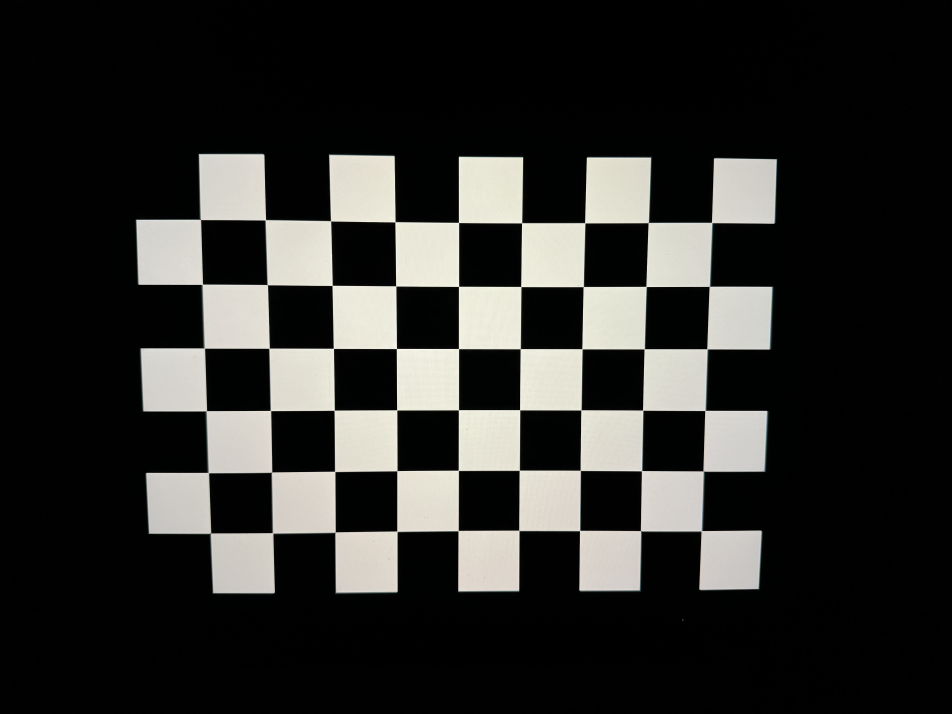
#> input picture data/calibration_aaa/IMG_6093.jpg, 5712 x 4284 px (shown at 1/6 size); its folder holds 4 pictures in this run
$ python calibrate.py
#> lines starting #> are read from the running program, lines starting #| are printed output that depends on the picture; after the words box and inside, x2 and y2 are one past the last pixel; in counts of white or black regions, pixels touching at a corner belong together
#!/usr/bin/env python3
import json

import cv2
import numpy as np
import os
import glob

# Defining the dimensions of checkerboard
CHECKERBOARD = (6, 9)
criteria = (cv2.TERM_CRITERIA_EPS + cv2.TERM_CRITERIA_MAX_ITER, 30, 0.001)

# Creating vector to store vectors of 3D points for each checkerboard image
objpoints = []
# Creating vector to store vectors of 2D points for each checkerboard image
imgpoints = []

# Defining the world coordinates for 3D points
objp = np.zeros((1, CHECKERBOARD[0] * CHECKERBOARD[1], 3), np.float32)
objp[0, :, :2] = np.mgrid[0:CHECKERBOARD[0], 0:CHECKERBOARD[1]].T.reshape(-1, 2)
prev_img_shape = None

# Extracting path of individual image stored in a given directory
images = glob.glob('./data/calibration_aaa/*.jpg')
for fname in images:
    img = cv2.imread(fname)
#> img is the input picture: shape (4284, 5712, 3); mean B, G, R 43.4, 45.7, 45.9
    hsv = cv2.cvtColor(img, cv2.COLOR_BGR2HSV)
#> hsv: shape (4284, 5712, 3); mean H, S, V 15.9, 35.7, 46.3
    gray = cv2.cvtColor(img, cv2.COLOR_BGR2GRAY)

    lowerb = np.array([0, 0, 196])
    upperb = np.array([226, 43, 255])
    frame_threshold = cv2.inRange(hsv, lowerb, upperb)
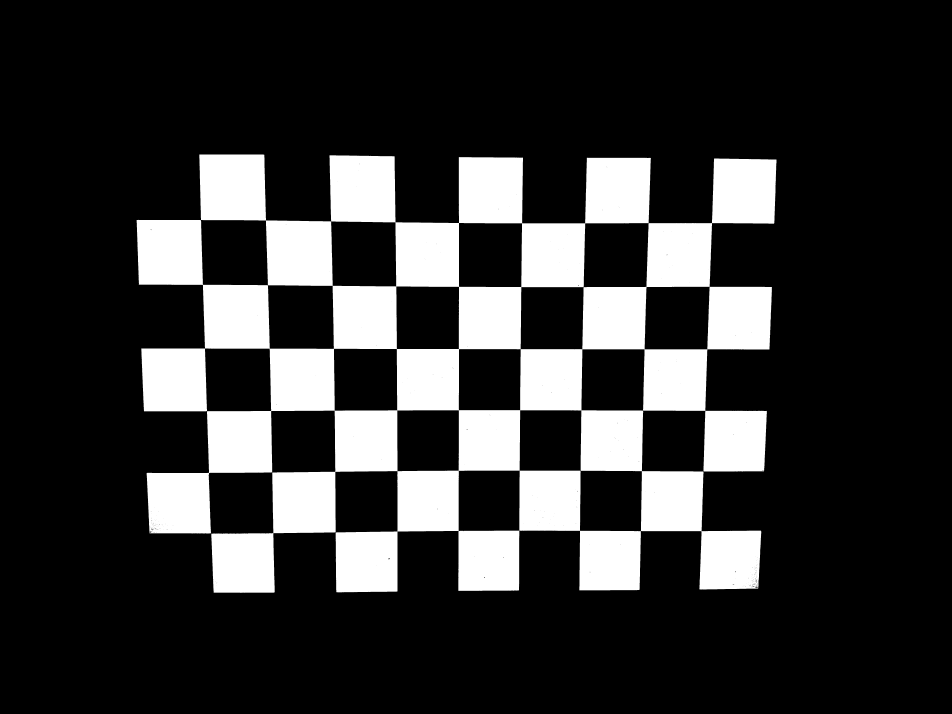
#> frame_threshold: shape (4284, 5712) (shown at 1/6 size); 20% white; 5 white regions (4 under 20 px), largest, box (x1, y1, x2, y2) and area: (819, 927, 4659, 3557) 4892228

    krn = cv2.getStructuringElement(cv2.MORPH_RECT, (50, 30))
    dlt = cv2.dilate(frame_threshold, krn, iterations=5)
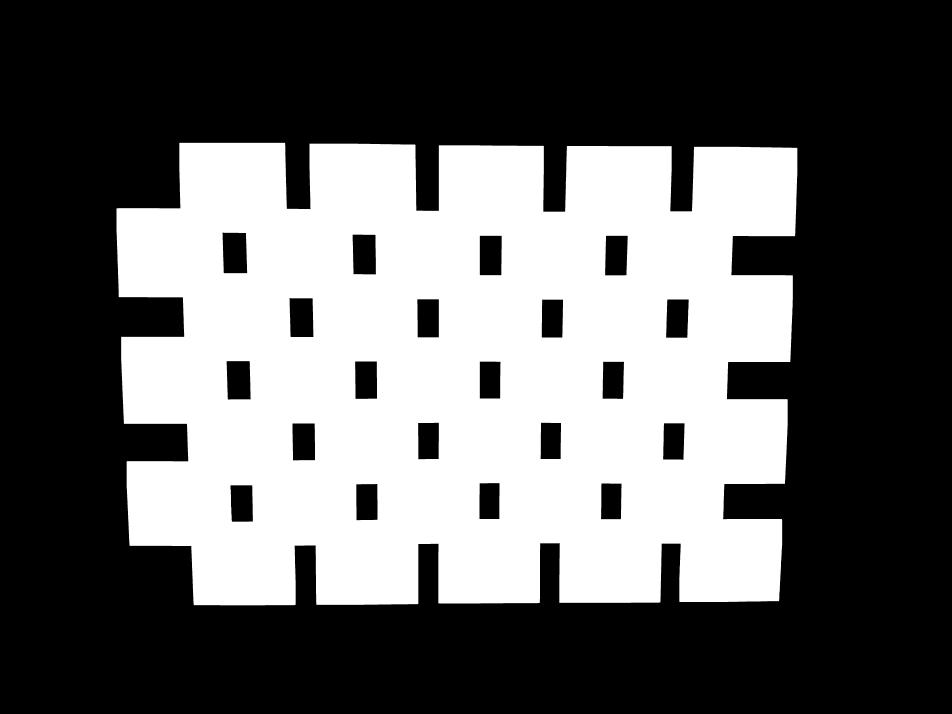
#> dlt: shape (4284, 5712) (shown at 1/6 size); 38.2% white; 1 white region, box (x1, y1, x2, y2) and area: (699, 857, 4784, 3632) 9351582
    res = 255 - cv2.bitwise_and(dlt, frame_threshold)

    res = np.uint8(res)
    ret, corners = cv2.findChessboardCorners(res, (6, 9),
                                             flags=cv2.CALIB_CB_ADAPTIVE_THRESH +
                                                   cv2.CALIB_CB_FAST_CHECK +
                                                   cv2.CALIB_CB_NORMALIZE_IMAGE)
#> ret = False; corners = None

    if ret:
        print(corners)
        objpoints.append(objp)
        # refining pixel coordinates for given 2d points.
        corners2 = cv2.cornerSubPix(gray, corners, (11, 11), (-1, -1), criteria)

        imgpoints.append(corners2)

        # Draw and display the corners
        # img = cv2.drawChessboardCorners(img, CHECKERBOARD, corners2, ret)
    else:
        print(f'No checkboard found in: {fname}')
#> pass 2 of the loop `for fname in images:`:
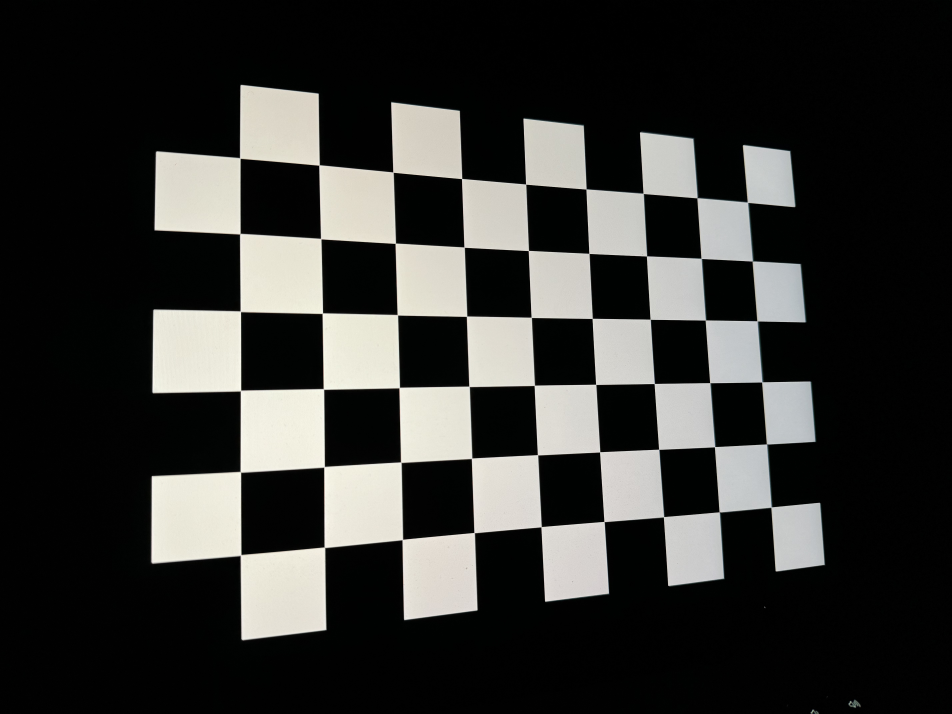
#> input picture data/calibration_aaa/IMG_6094.jpg, 5712 x 4284 px (shown at 1/6 size)
#> img is the input picture: shape (4284, 5712, 3); mean B, G, R 51.5, 53.8, 53.8
#> hsv: shape (4284, 5712, 3); mean H, S, V 24.7, 48.5, 54.5
#> `frame_threshold = cv2.inRange(hsv, lowerb, upperb)`:
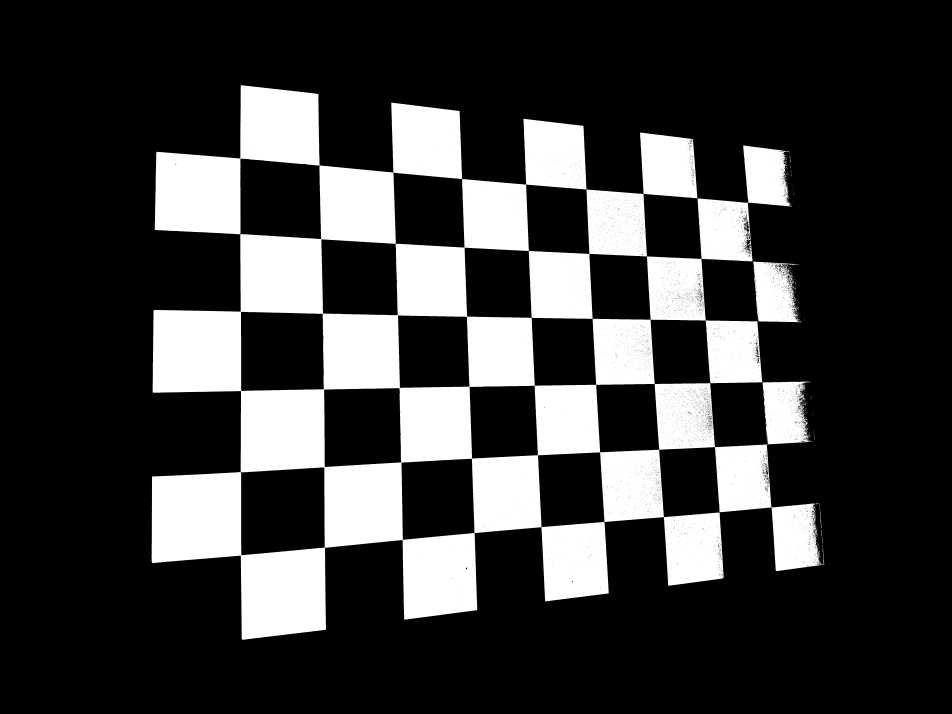
#> frame_threshold: shape (4284, 5712) (shown at 1/6 size); 23.4% white; 595 white regions (551 under 20 px), largest, box (x1, y1, x2, y2) and area: (916, 616, 4945, 3718) 4172511, (909, 2832, 1956, 3839) 525858, (928, 511, 1918, 1407) 440087
#> `dlt = cv2.dilate(frame_threshold, krn, iterations=5)`:
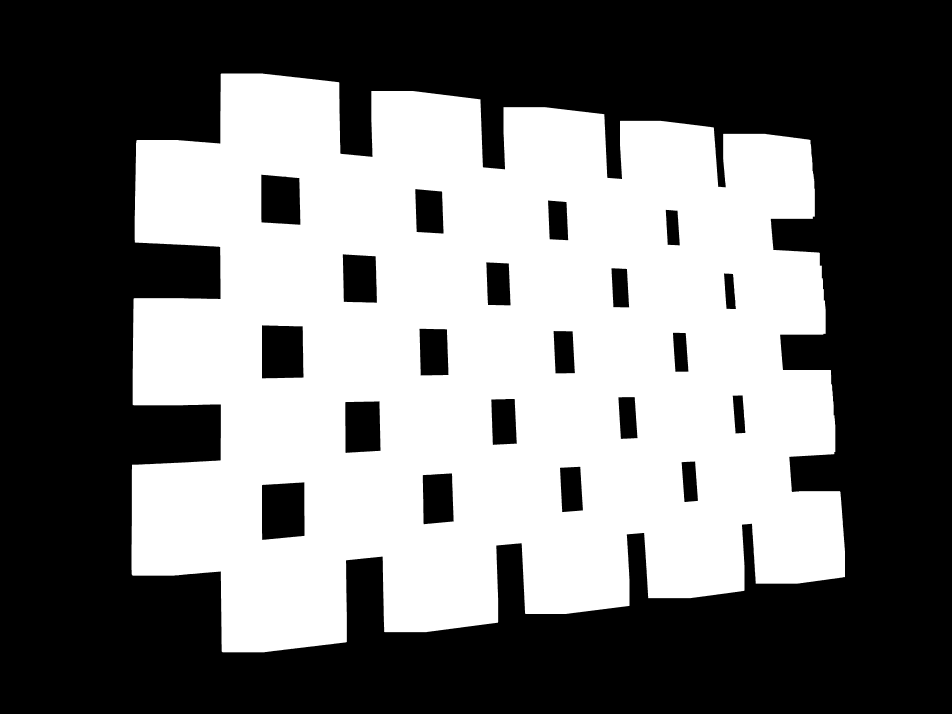
#> dlt: shape (4284, 5712) (shown at 1/6 size); 44.4% white; 1 white region, box (x1, y1, x2, y2) and area: (789, 441, 5070, 3914) 10862528
#> pass 3 of the loop `for fname in images:`:
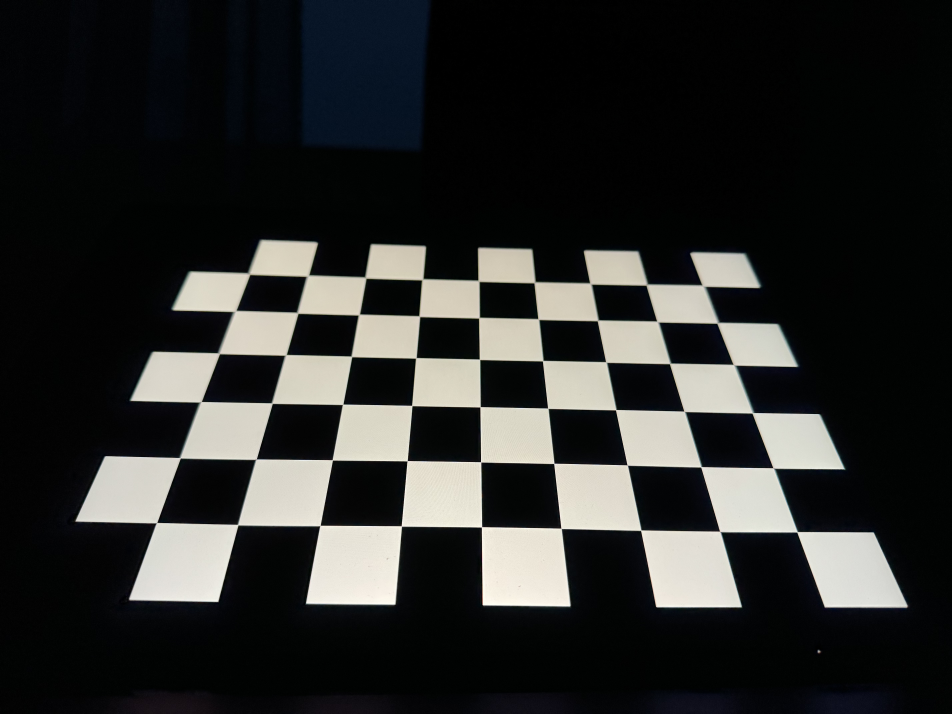
#> input picture data/calibration_aaa/IMG_6095.jpg, 5712 x 4284 px (shown at 1/6 size)
#> img is the input picture: shape (4284, 5712, 3); mean B, G, R 43.8, 45.3, 44.5
#> hsv: shape (4284, 5712, 3); mean H, S, V 60.8, 96.7, 47.3
#> `frame_threshold = cv2.inRange(hsv, lowerb, upperb)`:
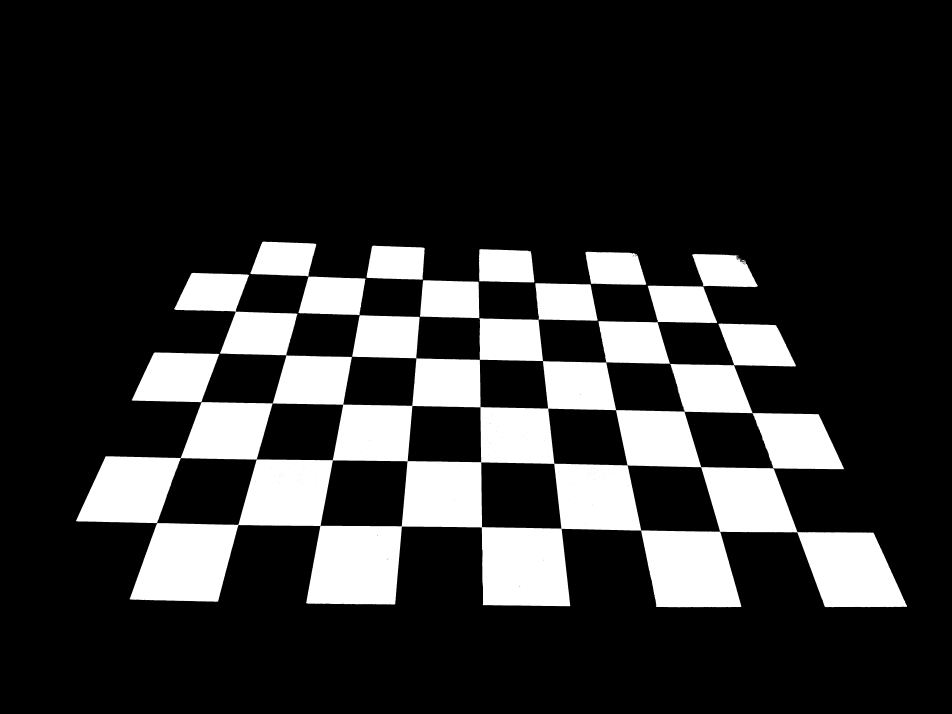
#> frame_threshold: shape (4284, 5712) (shown at 1/6 size); 18.3% white; 71 white regions (54 under 20 px), largest, box (x1, y1, x2, y2) and area: (778, 1941, 5442, 3644) 2854513, (456, 1870, 2111, 3139) 548914, (790, 2114, 1318, 2413) 118171
#> `dlt = cv2.dilate(frame_threshold, krn, iterations=5)`:
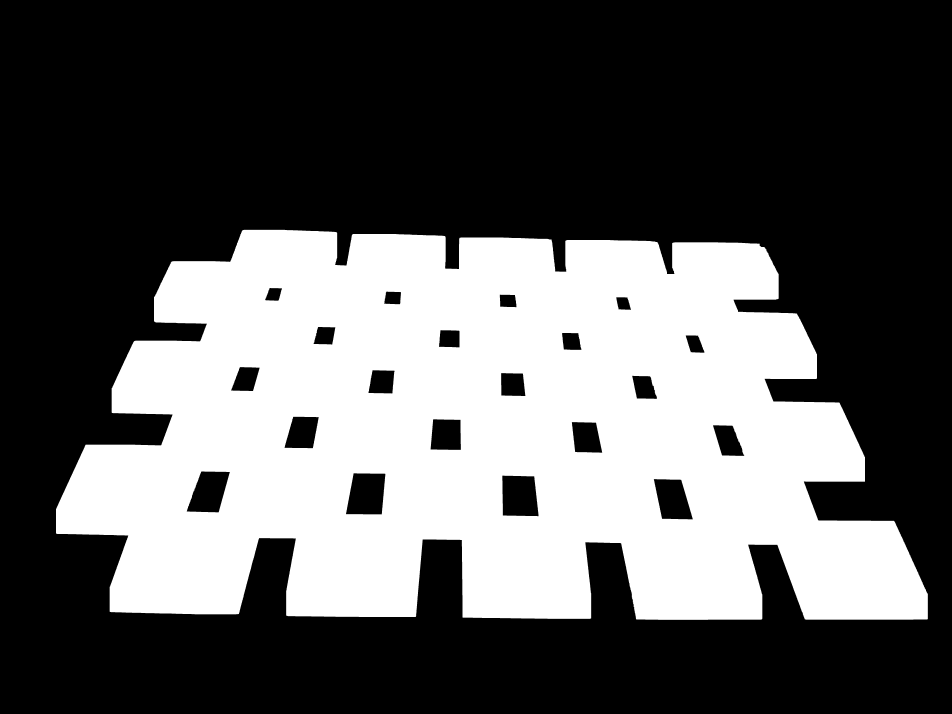
#> dlt: shape (4284, 5712) (shown at 1/6 size); 35.9% white; 1 white region, box (x1, y1, x2, y2) and area: (336, 1379, 5567, 3719) 8777905
#> the loop made 4 passes; the first 3 are shown
    # cv2.imshow('img', img)
    # cv2.imshow("thresh", res)
    # cv2.waitKey(0)

cv2.destroyAllWindows()

h, w = img.shape[:2]
#> h = 4284; w = 5712

"""
Performing camera calibration by
passing the value of known 3D points (objpoints)
and corresponding pixel coordinates of the
detected corners (imgpoints)
"""
ret, mtx, dist, rvecs, tvecs = cv2.calibrateCamera(objpoints, imgpoints, gray.shape[::-1], None, None)

print("Camera matrix : \n")
print(mtx)
print("dist : \n")
print(dist)
print("rvecs : \n")
print(rvecs)
print("tvecs : \n")
print(tvecs)


mtx.dump("./calibration/mtx")
dist.dump("./calibration/dist")

with open("./calibration/image.json", "w") as info:
    json.dump({"h": h, "w": w}, info)
